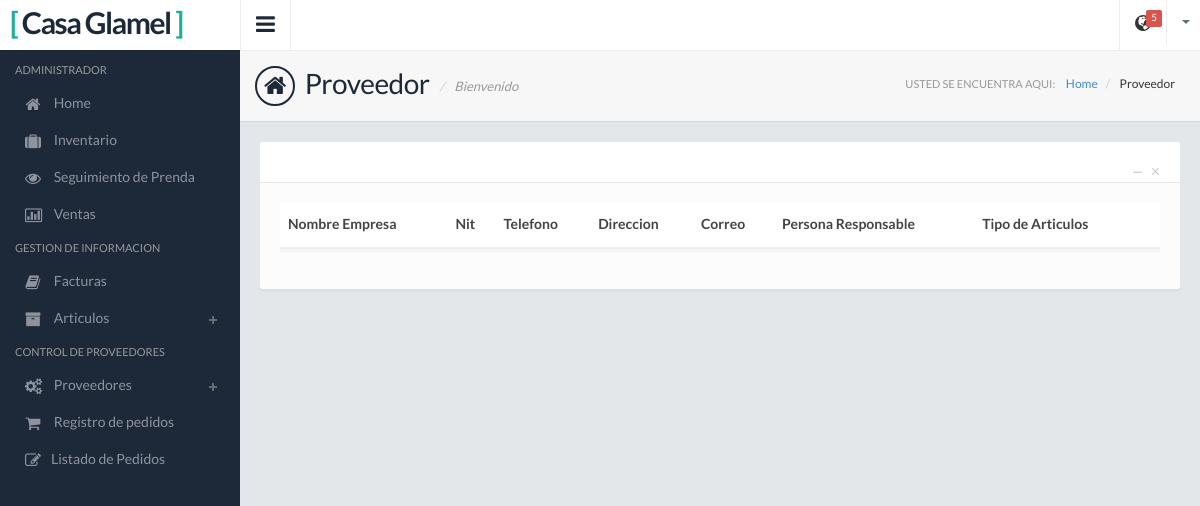
The app's page /Proveedor-Lista/, older data.
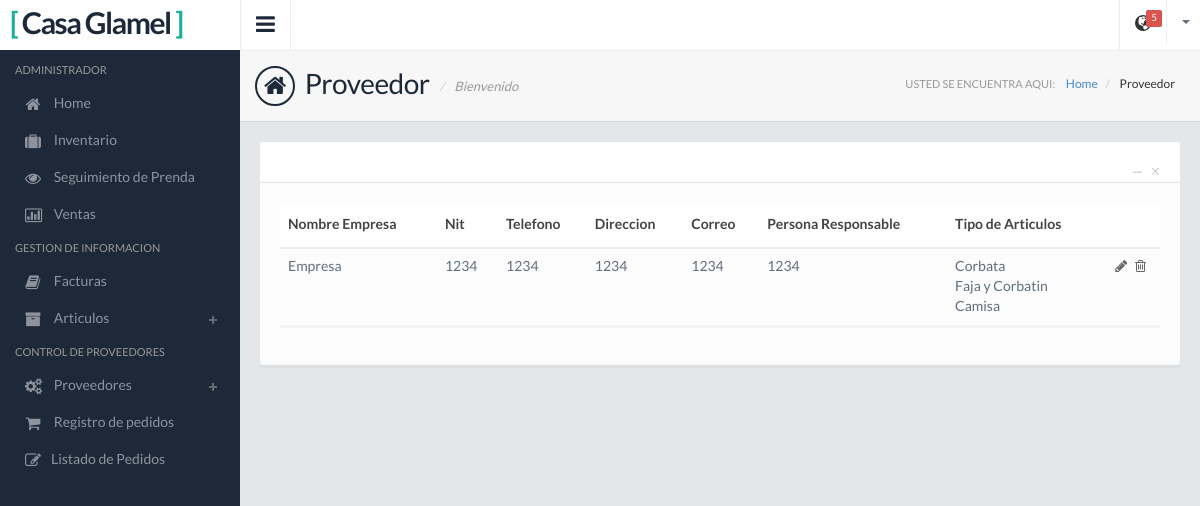
The same page, newer data.
### Apps/GestionInf/models.py (models this page shows, shortened)
class Proveedor(models.Model):
    nombre_Empresa= models.CharField(max_length=50)
    nit = models.CharField(max_length=50)
    telefono = models.IntegerField()
    direccion = models.CharField(max_length=100)
    correo = models.CharField(max_length=100)
    personal_Responsable = models.CharField(max_length=100)
    tipo_Proveedor = models.ManyToManyField(Tipo)

### Apps/Inventario/models.py (models this page shows, shortened)
class Tipo(models.Model):
    nombre_tipo = models.CharField(max_length=50)

### Apps/GestionInf/views.py (the view)
# urls.py: url(r'^Proveedor-Lista/$', Proveedor_Lista.as_view(), name='Proveedor_Lista'),
class Proveedor_Lista(LoginRequiredMixin,SuperuserRequiredMixin,ListView):
    model = Proveedor
    login_url = '/'
    context_object_name = 'proveedor'
    template_name = u'ModuloAdmin/GestionTemplate/Proveedor/proveedor_list.html'

### templates/ModuloAdmin/GestionTemplate/Proveedor/proveedor_list.html (shortened to what this page needs)
{% extends "base.html" %}
{% load static from staticfiles %}
{% block link%} <link href="{% static 'css/jquery.datatables.css' %}" rel="stylesheet"> {%endblock%}
{% block page %} Proveedor {% endblock %}
{% block page2 %} Proveedor {% endblock %}
{% block contenido%}
    <div class="panel panel-default">
        <div class="panel-heading">
          <div class="panel-btns">
            <a href="#" class="panel-close">&times;</a>
            <a href="#" class="minimize">&minus;</a>
          </div>
        </div>
        <div class="panel-body">
          <div class="table-responsive">
          <table class="table" id="table3">
              <thead>
                 <tr>
                    <th>Nombre Empresa</th>
                    <th>Nit</th>
                    <th>Telefono</th>
                    <th>Direccion</th>
                    <th>Correo</th>
                     <th>Persona Responsable</th>
                     <th>Tipo de Articulos</th>
                     <th></th>
                 </tr>
              </thead>
              <tbody>
                 {%for proveedor in proveedor%}
                 <tr class="odd gradeX">
                    <td>{{proveedor.nombre_Empresa}}</td>
                     <td>{{proveedor.nit}}</td>
                     <td>{{proveedor.telefono}}</td>
                     <td>{{proveedor.direccion}}</td>
                     <td>{{proveedor.correo}}</td>
                     <td>{{proveedor.personal_Responsable}}</td>
                     <td>{% for tipo in proveedor.tipo_Proveedor.all %}
                         {{tipo.nombre_tipo}}<br>
                         {% endfor %}
                     </td>
                    <td class="table-action">
                      <a href="{% url 'Gestion:Proveedor_Modificar' proveedor.pk %}"><i class="fa fa-pencil"></i></a>
                      <a href="{% url 'Gestion:Proveedor_Eliminar' proveedor.pk %}"><i class="fa fa-trash-o"></i></a>
                    </td>
                 </tr>
                 {%endfor%}
              </tbody>
           </table>
          </div>
        </div>
      </div>
{% endblock %}

Row changes from the older to the newer data that the page shows:
added Proveedor: nombre_Empresa "Empresa", nit "1234", telefono "1234", direccion "1234", correo "1234", personal_Responsable "1234"
now on this page (row edited): Tipo: nombre_tipo "Corbata"
now on this page (row edited): Tipo: nombre_tipo "Faja y Corbatin"
added Tipo: nombre_tipo "Camisa"
